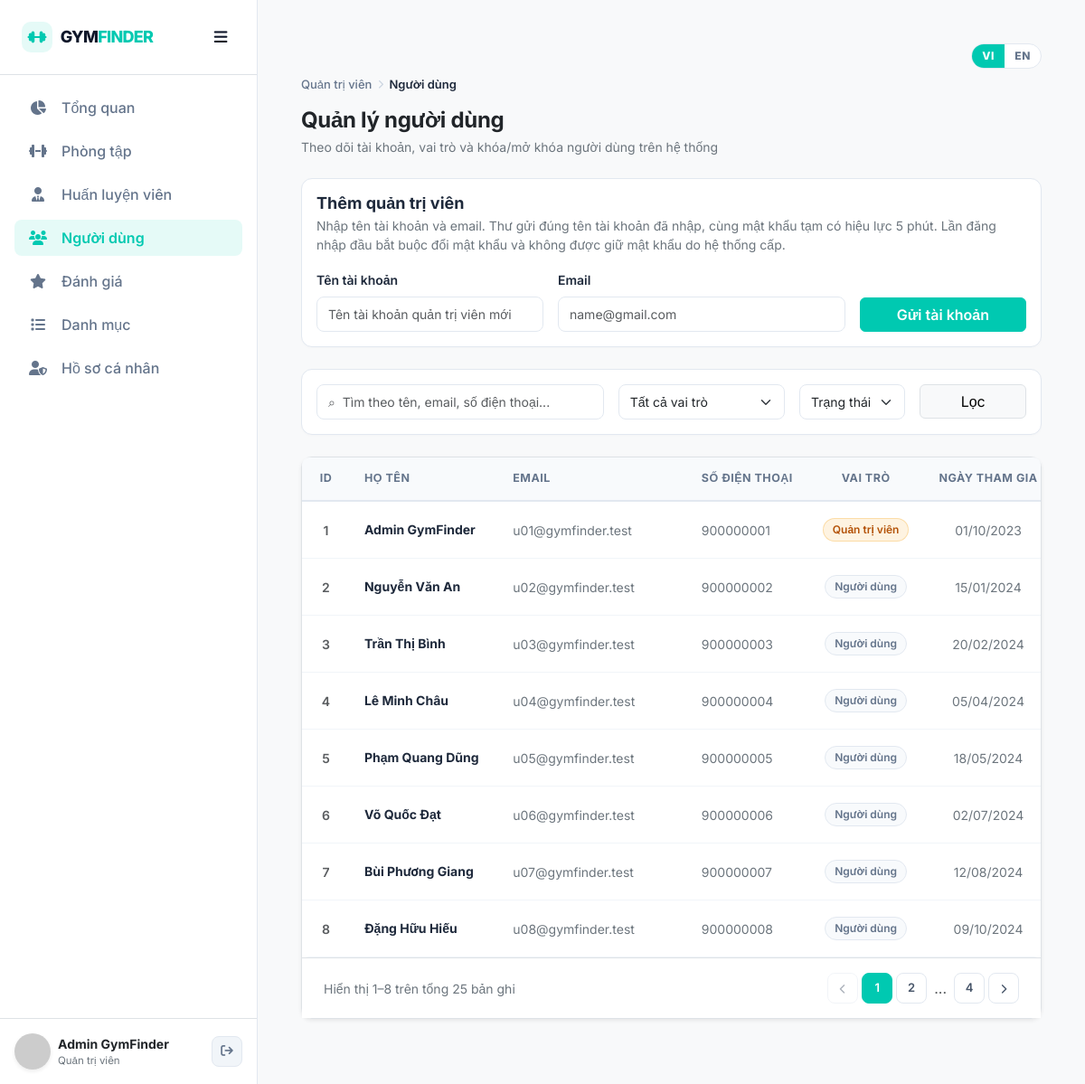
The page /admin/pages/users.php (signed in) on the database its author committed.
### tables this page shows
CREATE TABLE users (
  id            INT UNSIGNED NOT NULL AUTO_INCREMENT,
  full_name     VARCHAR(100) NOT NULL,
  email         VARCHAR(255) NOT NULL,
  phone         VARCHAR(20)  NULL,
  password_hash VARCHAR(255) NOT NULL,
  avatar_url    VARCHAR(255) NULL,
  role          ENUM('user','admin')    NOT NULL DEFAULT 'user',
  status        ENUM('active','locked') NOT NULL DEFAULT 'active',
  must_change_password TINYINT(1) NOT NULL DEFAULT 0,
  temp_password_expires_at DATETIME NULL,
  last_login_at DATETIME NULL,
  created_at    DATETIME NOT NULL DEFAULT CURRENT_TIMESTAMP,
  updated_at    DATETIME NOT NULL DEFAULT CURRENT_TIMESTAMP ON UPDATE CURRENT_TIMESTAMP,

  PRIMARY KEY (id),
  UNIQUE KEY uq_users_email (email),
  UNIQUE KEY uq_users_phone (phone),
  KEY idx_users_role_status (role, status),

  CONSTRAINT chk_users_phone
    CHECK (phone IS NULL OR phone REGEXP '^\\+?[0-9]{9,14}$')
);

### backend/helpers.php (called while the page is built, shortened)
<?php
function gf_url(string $path = ''): string
{
    $prefix = $GLOBALS['GF_PREFIX'] ?? '';
    return $prefix . ltrim($path, '/');
}
function gf_h(?string $s): string
{
    $text = (string) $s;
    if (function_exists('gf_t')) {
        $text = gf_t($text);
    }
    return htmlspecialchars($text, ENT_QUOTES | ENT_SUBSTITUTE, 'UTF-8');
}
function gf_iso(?string $dt): ?string
{
    if ($dt === null || $dt === '') {
        return null;
    }
    $dt = str_replace(' ', 'T', $dt);
    if (!preg_match('/Z$|[+-]\d{2}:\d{2}$/', $dt)) {
        $dt .= 'Z';
    }
    return $dt;
}
function gf_resolve_image_url(?string $url): ?string
{
    if ($url === null) {
        return null;
    }
    $url = trim($url);
    if (!preg_match('#^/?uploads/([A-Za-z0-9._-]+\.(?:jpg|jpeg|png|webp))$#i', $url, $m)) {
        return null;
    }
    $filename = $m[1];
    return gf_url('uploads/' . $filename);
}
function gf_avatar_fallback(string $name = 'User'): string
{
    $clean = trim($name) !== '' ? trim($name) : 'User';
    return 'https://ui-avatars.com/api/?name=' . urlencode($clean) . '&background=00c9b1&color=fff';
}
function gf_avatar(?string $url, int $id = 0, string $name = 'User'): string
{
    $resolved = gf_resolve_image_url($url);
    return gf_avatar_fallback($name);
}
function gf_role_label(?string $role): string
{
    return match ($role) {
        'admin' => 'Quản trị viên',
        default => 'Người dùng',
    };
}
function gf_logo(string $variant = 'header', ?string $href = null, string $extraClass = '', bool $asLink = true): string
{
    $logoVariant = $variant;
    $logoHref = $href;
    $logoClass = $extraClass;
    $logoAsLink = $asLink;
    require dirname(__DIR__) . '/includes/logo.php';
    return ob_get_clean() ?: '';
}

### backend/db.php (called while the page is built, shortened)
<?php
function gf_pdo(): PDO
{
    return $GLOBALS['GF_PDO'];
}

### backend/auth.php (called while the page is built, shortened)
<?php
function gf_current_user(): ?array
{
    $id = $_SESSION['user_id'] ?? null;
    $st = gf_pdo()->prepare('SELECT id, full_name, email, phone, avatar_url, role, status, must_change_password, temp_password_expires_at, created_at, updated_at FROM users WHERE id = ?');
    $st->execute([(int) $id]);
    $user = $st->fetch() ?: null;
    return $user ?: null;
}
function gf_require_login(?string $redirect = null): array
{
    $user = gf_current_user();
    return $user;
}
function gf_require_admin(): array
{
    $user = gf_require_login(gf_url('admin/pages/dashboard.php'));
    return $user;
}
function gf_user_must_change_password(array $user): bool
{
    return (int) ($user['must_change_password'] ?? 0) === 1;
}

### backend/resources/common.php (called while the page is built, shortened)
<?php
function gf_api_page_limit(array $q): array
{
    $details  = [];
    $pageRaw  = $q['page']  ?? '1';
    $limitRaw = $q['limit'] ?? '20';
    return ['page' => (int) $pageRaw, 'limit' => (int) $limitRaw];
}

### backend/resources/admin_user_resource.php (called while the page is built, shortened)
<?php
function gf_admin_users_paged(array $q): array
{
    $pageLimit = gf_api_page_limit($q);
    $page  = $pageLimit['page'];
    $limit = $pageLimit['limit'];
    $where  = ['1=1'];
    $params = [];
    $kw = trim((string) ($q['q'] ?? ''));
    $status = (string) ($q['status'] ?? '');
    $role = (string) ($q['role'] ?? '');
    $sort  = (string) ($q['sort'] ?? 'newest');
    $order = match ($sort) {
        'oldest'    => 'id ASC',
        'name_asc'  => 'full_name ASC, id DESC',
        'name_desc' => 'full_name DESC, id DESC',
        'newest'    => 'id DESC',
        default     => gf_api_error('VALIDATION_ERROR', 'sort không hợp lệ.', 422, ['sort' => 'newest|oldest|name_asc|name_desc']),
    };
    $wSql = implode(' AND ', $where);
    $cSt  = gf_pdo()->prepare("SELECT COUNT(*) FROM users WHERE {$wSql}");
    $cSt->execute($params);
    $total = (int) $cSt->fetchColumn();
    $offset = ($page - 1) * $limit;
    $st     = gf_pdo()->prepare("SELECT * FROM users WHERE {$wSql} ORDER BY {$order} LIMIT {$limit} OFFSET {$offset}");
    $st->execute($params);
    $items = [];
    foreach ($st->fetchAll() as $u) {
        $items[] = [
            'id'           => (int) $u['id'],
            'full_name'    => $u['full_name'],
            'email'        => $u['email'],
            'phone'        => $u['phone'],
            'avatar_url'   => $u['avatar_url'],
            'role'         => $u['role'],
            'status'       => $u['status'],
            'must_change_password' => (int) ($u['must_change_password'] ?? 0),
            'last_login_at'=> gf_iso($u['last_login_at']),
            'created_at'   => gf_iso($u['created_at']),
        ];
    }
    return ['items' => $items, 'page' => $page, 'limit' => $limit, 'total' => $total];
}

### admin/pages/users.php (the view, shortened to what this page needs)
<?php
require_once dirname(__DIR__, 2) . '/backend/bootstrap.php';
require_once dirname(__DIR__) . '/components/table.php';
$userPage = max(1, (int)($_GET['page'] ?? 1));
$userLimit = 8;
$userFilters = [
    'limit'  => $userLimit,
    'page'   => $userPage,
    'sort'   => 'oldest',
    'q'      => $_GET['q'] ?? '',
    'role'   => $_GET['role'] ?? '',
    'status' => $_GET['status'] ?? '',
];
$userResult = gf_admin_users_paged($userFilters);
$rows = $userResult['items'];
$adminActive = 'users';
require dirname(__DIR__, 2) . '/includes/layout_head.php';
require dirname(__DIR__, 2) . '/includes/admin_layout.php';
?>
<div class="mb-4">
    <h2 class="fw-bold mb-1 text-dark" style="font-size: 24px; letter-spacing: -0.3px;"><?= gf_h(gf_t('Quản lý người dùng')) ?></h2>
    <p class="text-secondary mb-0 small"><?= gf_h(gf_t('Theo dõi tài khoản, vai trò và khóa/mở khóa người dùng trên hệ thống')) ?></p>
</div>
<div class="admin-card p-3 mb-4">
    <h3 class="fw-bold mb-1" style="font-size:18px;"><?= gf_h(gf_t('Thêm quản trị viên')) ?></h3>
    <p class="text-secondary small mb-3"><?= gf_h(gf_t('Nhập tên tài khoản và email. Thư gửi đúng tên tài khoản đã nhập, cùng mật khẩu tạm có hiệu lực 5 phút. Lần đăng nhập đầu bắt buộc đổi mật khẩu và không được giữ mật khẩu do hệ thống cấp.')) ?></p>
    <form method="post" class="row g-3 align-items-end">
        <div class="col-md-4">
            <label class="form-label small fw-semibold" for="admin-invite-name"><?= gf_h(gf_t('Tên tài khoản')) ?></label>
            <input id="admin-invite-name" class="form-control admin-input" name="full_name" maxlength="100" required placeholder="<?= gf_h(gf_t('Tên tài khoản quản trị viên mới')) ?>">
        </div>
        <div class="col-md-5">
            <label class="form-label small fw-semibold" for="admin-invite-email"><?= gf_h(gf_t('Email')) ?></label>
            <input id="admin-invite-email" class="form-control admin-input" type="email" name="email" maxlength="255" required placeholder="name@gmail.com">
        </div>
        <div class="col-md-3">
            <button class="btn btn-primary w-100" type="submit"><?= gf_h(gf_t('Gửi tài khoản')) ?></button>
        </div>
    </form>
</div>
<form method="get" class="admin-card p-3 mb-4"><div class="row g-3"><div class="col-md-5"><input class="form-control admin-input" name="q" value="<?= gf_h($_GET['q']??'') ?>" placeholder="<?= gf_h(gf_t('⌕  Tìm theo tên, email, số điện thoại...')) ?>"></div><div class="col-md-3"><select class="form-select admin-input" name="role"><option value=""><?= gf_h(gf_t('Tất cả vai trò')) ?></option></select></div><div class="col-md-2"><select class="form-select admin-input" name="status"><option value=""><?= gf_h(gf_t('Trạng thái')) ?></option></select></div><div class="col-md-2"><button class="btn btn-light border w-100"><?= gf_h(gf_t('Lọc')) ?></button></div></div></form>
<?php foreach ($rows as $r): ?>
<tr>
    <td class="text-center text-muted fw-semibold"><?= (int)$r['id'] ?></td>
    <td><span class="admin-cell-title"><?= gf_h($r['full_name']) ?></span></td>
    <td><span class="text-secondary"><?= gf_h($r['email']) ?></span></td>
    <td><span class="text-secondary text-nowrap"><?= gf_h($r['phone']??'—') ?></span></td>
    <td class="text-center"><span class="admin-badge <?= $r['role']==='admin'?'badge-warning':'badge-neutral' ?>"><?= gf_h(gf_role_label($r['role']??'')) ?></span></td>
    <td class="text-center text-secondary text-nowrap"><?= gf_h(date('d/m/Y',strtotime($r['created_at']??'now'))) ?></td>
</tr>
<?php endforeach; ?>
</main></div>
</body></html>

### includes/admin_layout.php (shortened to what this page needs)
<?php
$adminActive = $adminActive ?? 'dashboard';
$adminUser = gf_require_admin();
$adminDashboardUrl = gf_url('admin/pages/dashboard.php');
$adminBreadcrumbMap = [
    'dashboard' => gf_t('Tổng quan'),
    'gyms' => gf_t('Phòng tập'),
    'trainers' => gf_t('Huấn luyện viên'),
    'users' => gf_t('Người dùng'),
    'reviews' => gf_t('Đánh giá'),
    'categories' => gf_t('Danh mục'),
    'profile' => gf_t('Hồ sơ cá nhân'),
];
$adminBreadcrumbCurrent = $adminBreadcrumbMap[$adminActive] ?? gf_t('Tổng quan');
function gf_admin_nav(string $key, string $href, string $icon, string $label, string $active): void
{
    $cls = $key === $active ? ' active bg-primary-light text-primary' : '';
    echo '<li class="nav-item"><a class="nav-link rounded-3 px-3 py-2 mb-1' . $cls . '" href="' . gf_h(gf_url($href)) . '" data-label="' . gf_h($label) . '"><i class="fa-solid ' . $icon . ' me-3" style="width:20px;"></i><span class="admin-nav-label">' . gf_h($label) . '</span></a></li>';
}
?>
<div class="d-flex admin-shell">
<aside class="sidebar d-flex flex-column" id="sidebar" aria-label="<?= gf_h(gf_t('Menu quản trị')) ?>">
    <div class="sidebar-head p-4 border-bottom d-flex align-items-center justify-content-between gap-2">
        <?= gf_logo('admin', $adminDashboardUrl, 'admin-brand') ?>
        <div class="d-flex align-items-center gap-2">
            <button type="button" class="admin-sidebar-collapse d-none d-lg-inline-flex" id="sidebarCollapse" aria-controls="sidebar" aria-expanded="true" aria-label="<?= gf_h(gf_t('Thu gọn menu')) ?>" title="<?= gf_h(gf_t('Thu gọn menu')) ?>" data-label-collapse="<?= gf_h(gf_t('Thu gọn menu')) ?>" data-label-expand="<?= gf_h(gf_t('Mở rộng menu')) ?>">
                <i class="fa-solid fa-bars" aria-hidden="true"></i>
            </button>
        </div>
    </div>
    <div class="p-3 flex-grow-1 overflow-auto">
        <ul class="nav flex-column gap-1">
            <?php
            gf_admin_nav('dashboard', 'admin/pages/dashboard.php', 'fa-chart-pie', gf_t('Tổng quan'), $adminActive);
            ?>
        </ul>
    </div>
    <div class="p-3 border-top mt-auto">
        <div class="admin-user-row d-flex align-items-center gap-2">
            <a href="<?= gf_h(gf_url('admin/pages/profile.php')) ?>" class="d-flex align-items-center gap-2 text-decoration-none min-w-0 flex-grow-1 text-dark" title="<?= gf_h(gf_t('Xem và sửa hồ sơ quản trị')) ?>">
                <img src="<?= gf_h(gf_avatar($adminUser['avatar_url'] ?? null, !empty($adminUser['avatar_url']) ? (int) $adminUser['id'] : 0, $adminUser['full_name'])) ?>" class="rounded-circle shadow-sm" style="width:40px;height:40px;object-fit:cover;aspect-ratio:1/1;flex:0 0 40px;" alt="<?= gf_h($adminUser['full_name']) ?>" onerror="this.onerror=null;this.src='<?= gf_h(gf_avatar_fallback($adminUser['full_name'])) ?>';">
                <div class="admin-user-meta min-w-0 text-truncate"><div class="fw-bold small text-truncate"><?= gf_h($adminUser['full_name']) ?></div><div class="text-secondary" style="font-size:11.5px;"><?= gf_h(gf_t('Quản trị viên')) ?></div></div>
            </a>
            <form method="post" action="<?= gf_h(gf_url('pages/auth/logout.php')) ?>" class="ms-auto"><?= gf_csrf_field() ?><button class="btn btn-action btn-action-view" title="<?= gf_h(gf_t('Đăng xuất')) ?>" aria-label="<?= gf_h(gf_t('Đăng xuất')) ?>"><i class="fa-solid fa-arrow-right-from-bracket"></i></button></form>
        </div>
    </div>
</aside>
<main class="main-content flex-grow-1 p-4 p-md-5 bg-light" style="min-width:0;">
    <div class="d-flex justify-content-end mb-2"><?= gf_lang_switch_html() ?></div>
    <nav class="admin-breadcrumb" aria-label="Breadcrumb">
        <ol class="admin-breadcrumb-list">
            <li class="admin-breadcrumb-item">
                <a href="<?= gf_h($adminDashboardUrl) ?>" class="admin-breadcrumb-link"><?= gf_h(gf_t('Quản trị viên')) ?></a>
            </li>
            <li class="admin-breadcrumb-sep" aria-hidden="true"><i class="fa-solid fa-chevron-right"></i></li>
            <li class="admin-breadcrumb-item">
                <span class="admin-breadcrumb-current" aria-current="page"><?= gf_h($adminBreadcrumbCurrent) ?></span>
            </li>
        </ol>
    </nav>

### rows shown on the page
users: full_name "Admin GymFinder"
users: id "2", full_name "Nguyễn Văn An", email "u02@gymfinder.test", phone "900000002", role "Người dùng", created_at "15/01/2024"
users: id "3", full_name "Trần Thị Bình", email "u03@gymfinder.test", phone "900000003", role "Người dùng", created_at "20/02/2024"
users: id "4", full_name "Lê Minh Châu", email "u04@gymfinder.test", phone "900000004", role "Người dùng", created_at "05/04/2024"
users: id "5", full_name "Phạm Quang Dũng", email "u05@gymfinder.test", phone "900000005", role "Người dùng", created_at "18/05/2024"
users: id "6", full_name "Võ Quốc Đạt", email "u06@gymfinder.test", phone "900000006", role "Người dùng", created_at "02/07/2024"
users: id "7", full_name "Bùi Phương Giang", email "u07@gymfinder.test", phone "900000007", role "Người dùng", created_at "12/08/2024"
users: id "8", full_name "Đặng Hữu Hiếu", email "u08@gymfinder.test", phone "900000008", role "Người dùng", created_at "09/10/2024"

### other values the page prints
gf_h($label) "Tổng quan Phòng tập Huấn luyện viên Người dùng Đánh giá Danh mục Hồ sơ cá nhân"
gf_h(gf_t('Quản trị viên')) "Quản trị viên"
gf_h($adminBreadcrumbCurrent) "Người dùng"
gf_h(gf_t('Quản lý người dùng')) "Quản lý người dùng"
gf_h(gf_t('Thêm quản trị viên')) "Thêm quản trị viên"
gf_h(gf_t('Tên tài khoản')) "Tên tài khoản"
gf_h(gf_t('Email')) "Email"
gf_h(gf_t('Gửi tài khoản')) "Gửi tài khoản"
gf_h(gf_t('Lọc')) "Lọc"
gf_h(gf_t((string) ($col['label'] ?? ''))) "ID"
gf_h(gf_t((string) ($col['label'] ?? ''))) "HỌ TÊN"
gf_h(gf_t((string) ($col['label'] ?? ''))) "EMAIL"
gf_h(gf_t((string) ($col['label'] ?? ''))) "SỐ ĐIỆN THOẠI"
gf_h(gf_t((string) ($col['label'] ?? ''))) "VAI TRÒ"
gf_h(gf_t((string) ($col['label'] ?? ''))) "NGÀY THAM GIA"
